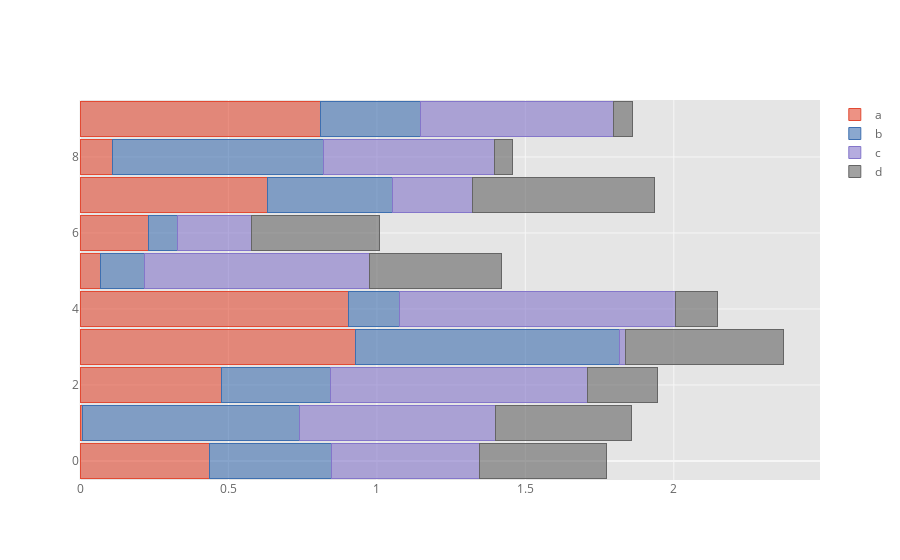

Notebook code for this chart:
### Markdown cell above
To get horizontal bar plots, pass `kind='barh'`

### Code cell
df.iplot(kind='barh',barmode='stack',bargap=.1)

### Figure 1 — Plotly figure (JSON) as saved in the notebook; plotly's stock layout.template omitted (floating-point values rounded to 4 significant figures)
{"data": [{"marker": {"color": "rgba(226, 74, 51, 0.6)", "line": {"color": "rgba(226, 74, 51, 1.0)", "width": 1}}, "name": "a", "orientation": "h", "text": "", "type": "bar", "x": [0.4376, 0.009224, 0.4768, 0.9282, 0.9041, 0.06873, 0.2296, 0.6302, 0.1088, 0.8109], "y": [0, 1, 2, 3, 4, 5, 6, 7, 8, 9]}, {"marker": {"color": "rgba(62, 111, 176, 0.6)", "line": {"color": "rgba(62, 111, 176, 1.0)", "width": 1}}, "name": "b", "orientation": "h", "text": "", "type": "bar", "x": [0.4108, 0.7316, 0.3675, 0.89, 0.1735, 0.1484, 0.09909, 0.4233, 0.71, 0.3351], "y": [0, 1, 2, 3, 4, 5, 6, 7, 8, 9]}, {"marker": {"color": "rgba(132, 118, 202, 0.6)", "line": {"color": "rgba(132, 118, 202, 1.0)", "width": 1}}, "name": "c", "orientation": "h", "text": "", "type": "bar", "x": [0.498, 0.6593, 0.8642, 0.02009, 0.9275, 0.7571, 0.248, 0.27, 0.5779, 0.6517], "y": [0, 1, 2, 3, 4, 5, 6, 7, 8, 9]}, {"marker": {"color": "rgba(101, 101, 101, 0.6)", "line": {"color": "rgba(101, 101, 101, 1.0)", "width": 1}}, "name": "d", "orientation": "h", "text": "", "type": "bar", "x": [0.4266, 0.4569, 0.2372, 0.5296, 0.1422, 0.4454, 0.4331, 0.6101, 0.06067, 0.06257], "y": [0, 1, 2, 3, 4, 5, 6, 7, 8, 9]}], "layout": {"bargap": 0.1, "barmode": "stack", "legend": {"bgcolor": "#FFFFFF", "font": {"color": "#666666"}, "traceorder": "normal"}, "paper_bgcolor": "#FFFFFF", "plot_bgcolor": "#E5E5E5", "title": {"font": {"color": "#151516"}}, "xaxis": {"gridcolor": "#F6F6F6", "showgrid": true, "tickfont": {"color": "#666666"}, "title": {"font": {"color": "#666666"}, "text": ""}, "zerolinecolor": "#F6F6F6"}, "yaxis": {"gridcolor": "#F6F6F6", "showgrid": true, "tickfont": {"color": "#666666"}, "title": {"font": {"color": "#666666"}, "text": ""}, "zerolinecolor": "#F6F6F6"}}}
